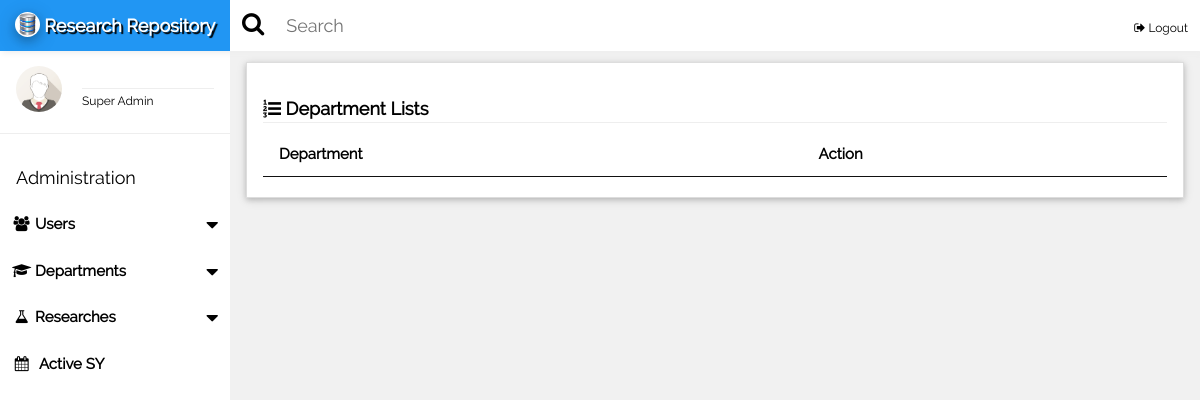
The page /superadmin/index.php?listCourse=true on the database as committed earlier.
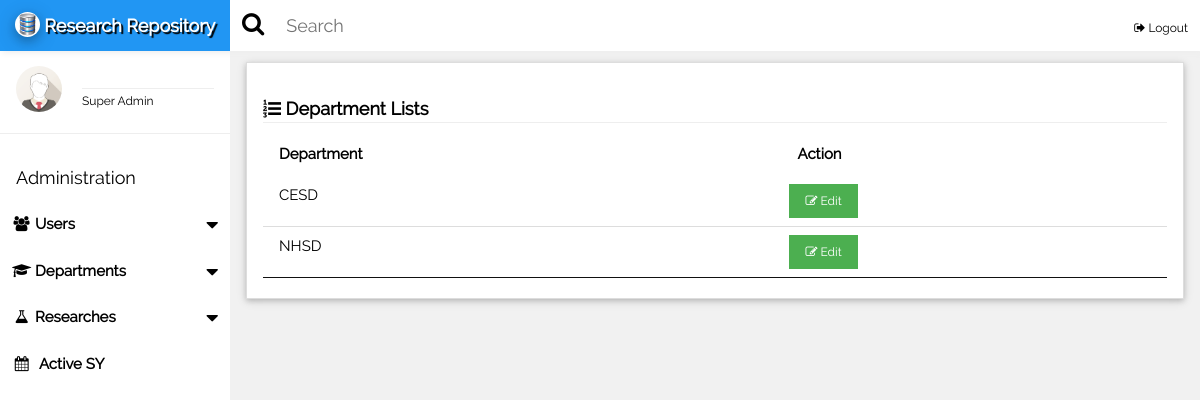
The same page on the database as committed later.
### tables this page shows
CREATE TABLE `departments` (
  `id` int(3) NOT NULL,
  `deptName` varchar(255) NOT NULL
);

### superadmin/index.php (the view, shortened to what this page needs)
<!DOCTYPE html>
<html>
<link rel="stylesheet" type="text/css" href="../google/fafa.css">
<link href="../dist/css/select2.min.css" rel="stylesheet" />
<link href='../css/fullcalendar.min.css' rel='stylesheet' />
<link href='../css/fullcalendar.print.min.css' rel='stylesheet' media='print' />
<link href='../css/dataTables.jqueryui.min.css' rel='stylesheet'/>
<link href='../css/jquery-ui.css' rel='stylesheet'  />
<link rel="stylesheet" href="../css/w3.css">
<link href="../research/summernote.css" rel="stylesheet">
<body class="w3-light-grey">
<div class=" w3-row w3-bar w3-top w3-white w3-large" style="z-index:9999;box-shadow:2px 2px 6px #eee;">
	<div class="w3-hide-small w3-bar-item w3-blue" style="width:230px;text-align:center;text-shadow:2px 2px 1px #000;font-weight:bold;">
		<a href="../admin/" style="text-decoration:none;"> <img src="../images/logo.png" class="w3-white w3-circle w3-card-4" width="25" height="25" />   Research Repository</a>
	</div>
	<div class="w3-hide-small">
	<span class="fa fa-search w3-bar-item fa-lg" style="padding-top:15px !important;"></span>
	<input class="w3-input w3-bar-item w3-block w3-rest" type="text" placeholder="Search" style="padding-left:10px !important; min-width:50%;">
	<span class="w3-bar-item w3-right">
		<a href="../logout.php" class="w3-small "style="text-decoration:none;"><i class="fa fa-sign-out fa-fx"></i> Logout</a>
	</span>
	</div>
</div>
<nav class="w3-sidebar w3-collapse w3-white w3-animate-left" style="z-index:3;width:230px;" id="mySidebar"><br>
  <div class="w3-container w3-row">
    <div class="w3-col s4">
      <img src="../images/avatar.png" class="w3-circle w3-margin-right" style="width:46px">
    </div>
    <div class="w3-col s8 w3-bar">
      <span><strong><?php echo getName($_SESSION['logged_in_id']); ?></strong></span><br>
	  <hr style="margin:0px;"/>
	  <small>Super Admin</small>
    </div>
  </div>
  <hr>
  <div class="w3-container">
    <h5>Administration</h5>
  </div>
  <div class="w3-bar-block">
	 <div class="w3-bar-item w3-button w3-padding w3-hover-blue" onclick="open_nav_accord('a1')">
		<i class="fa fa-users fa-fw"></i> <b>Users</b> <i class="fa fa-caret-down w3-right fa-lg" style="position:relative;top:5px;"></i>
	 </div>
	 <div class="w3-bar-item w3-button w3-padding w3-hover-blue" onclick="open_nav_accord('a3')">
		<i class="fa fa-graduation-cap fa-fw"></i> <b>Departments</b> <i class="fa fa-caret-down w3-right fa-lg" style="position:relative;top:5px;"></i>
	 </div>
	 <div class="w3-bar-item w3-button w3-padding w3-hover-blue" onclick="open_nav_accord('a2')">
		<i class="fa fa-flask fa-fw"></i> <b>Researches</b> <i class="fa fa-caret-down w3-right fa-lg" style="position:relative;top:5px;"></i>
	 </div>
    <a href="javascript:void(0);" onclick="document.getElementById('activeSYModal').style.display='block';" class="w3-bar-item w3-button w3-padding"><i class="fa fa-calendar fa-fw"></i>  <b>Active SY</b></a>
	<br><br>
  </div>
</nav>
<div class="w3-main" style="margin-left:230px;margin-top:43px;">
	<div class="w3-container">
		<div class="w3-white w3-card-2" id="calendar_container"  style="margin-top:2%;padding-bottom:20px;border:1px solid #ddd">
			<?php if(isset($_GET['listCourse'])){?>
					<header class="w3-container" style="padding-top:22px">
				<h5><b><i class="fa fa-list-ol fa-fx"></i> Department Lists</b><hr style="margin:0px" /></h5>
			</header>
			<div class="w3-container">
				<table id="userListTbl" class="w3-table w3-text-black display dataTable no-footer">
					<thead>
						<tr>
							<th>Department</th>
							<th>Action</th>
						</tr>
					</thead>
					<tbody>
						<?php
							$sql = mysql_query("SELECT * FROM `departments`");
							while($row = mysql_fetch_assoc($sql)){
						?>
						<tr>
							<td><?php echo $row['deptName'];?></td>
							<td>
								<button class="w3-button w3-green w3-small"><span class="fa fa-edit fa-fx"></span> Edit</button>
							</td>
						</tr>
						<?php }?>
					</tbody>
				</table>
			</div>
			<?php }?>
		</div>
	</div>
</div>
</body>
</html>

Rows that differ between the two databases and show on the page:
added departments: deptName "CESD"
added departments: deptName "NHSD"
